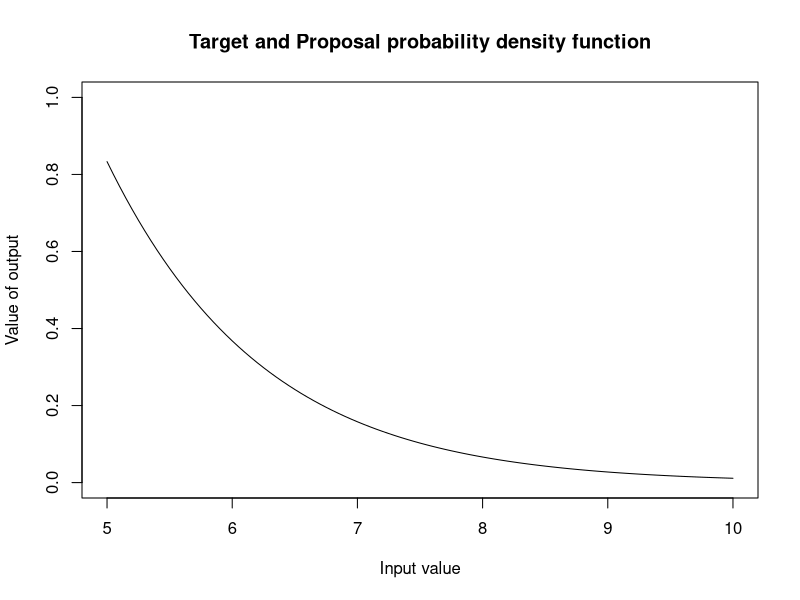
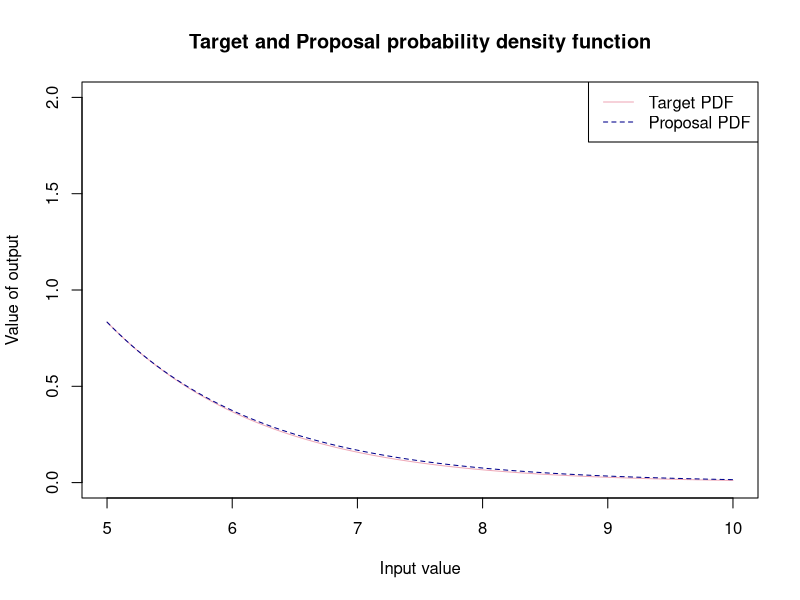

Write the R code that produced these figures, in order. (Note: this script raises an error after producing the figures.)
#-----------------------------------#
#-REJECTION SAMPLING - Gamma(2,1) --#----
#-----------------------------------#
#Defining our target pdf (density function to sample from) --------------------------
target_pdf<-function(x){
  ifelse(x >= 5, (x*exp(-x))/(6*exp(-5)), 0) # to incorporate bounds
}

target_pdf_graphical<-function(x){
   (x*exp(-x))/(6*exp(-5))  # plotting the whole function  
}

#--------------------------------#
#--EXPONENTIAL PROPOSAL----------#----
#-------------------------------#
#Defining proposal pdf number generator(density that we easily sample from to use to accept or reject)--
exp_generator<- function(x){
  y <- rexp(0.8)     # generate a sample from exponential where lambda = 1
  ifelse(y>=5,y ,0 ) # accept and return value of greater than or equal to 5
}

exp_graphical<- function(x){
  0.8*exp(-0.8*x) # plotting exponential proposal
}

# Graphing our target  and proposal probability density functions 
M <- ((5*exp(-5))/(6*exp(-5)))/(0.8*exp(-0.8*5)) # max point of both is x = 5

# PDF within bounds we consider x within (5,10)
curve(target_pdf(x), from = 5, to = 10, 
      xlab = "Input value",
      ylab = "Value of output",
      main = "Target and Proposal probability density function", col = "black", ylim = c(0,1))

# PDF compared to exp across greater range x within (0,10)
curve(target_pdf_graphical(x), from = 5, to = 10, 
      xlab = "Input value",
      ylab = "Value of output",
      main = "Target and Proposal probability density function", col = "pink2", ylim = c(0,2))

curve( M* exp_graphical(x), from = 5, to = 10,
      xlab = "Input value",
      ylab = "Output value",
      main = "Proposal probability density funtion", add= T ,col = "blue4", lty = 2)
legend("topright", legend = c("Target PDF", "Proposal PDF"), 
       col = c("pink2", "blue4"), lty = c(1, 2))

#Rejection Sampling function -----------------------------------------------------
set.seed(123)
exp_acc_rej<-function(){
  
  set.seed(123)
  n<-5000
  sample_y<-numeric(n)
  number <- 0
  count<-0
  total_sample <-numeric(0)
  
  while(count<n) {
   
    #generated sample from proposal 
    y <- exp_generator()
    #uniform comparison
    u<- runif(1,0,1)
    #number of total generated samples
    number <- number + 1
    total_sample[number] <- y
    acceptance_rate <- round((length(sample_y)/ length(total_sample))*100 , digits = 3)
    
    #accept or reject criteria
    
    if( u <= target_pdf(y)/ (M * exp_graphical(y))){
    count<- count +1
    sample_y[count]<-y
    }
  }
  number_of_samples <- length(total_sample)
  text <- "Acceptance rate:"
  percent <- "%"
  output<-paste(text,acceptance_rate,percent) #combining types to have preferred output 
  list( acceptance_rate = output, samples = sample_y, no_of_samples = number_of_samples ) #list of output from this function
}


list<- exp_acc_rej()   #creating a list of the acceptance rate and valid samples 
samples_gamma <- list$samples #creating a vector of the samples 
ac_rate <- list$acceptance_rate #acceptance rate 
no_samples <-list$no_of_samples  #number of total samples 
# Graphical display of distribution of sample and pdf ------------- -----------
# Using Histogram -------------------------------------------------------------
hist(samples_gamma, freq = FALSE,
     main = "Distribution of generated sample",
     xlab = "Sample values", ylim = c(0,2), xlim =c(5,10))
curve(target_pdf(x), add = TRUE)

# QQplot ----------------------------------------------------------------------
# We will now use a QQplot 
# Quantiles of the sample data 
sample_quantiles <- quantile(samples_gamma, probs = seq(0.1,1,0.01))
theoretical_quantiles <- qgamma(p = seq(0.1,1,0.01), shape =2 , rate =1)

plot(sample_quantiles, theoretical_quantiles, xlim = c(0,20), ylim = c(0,10),
     main = "Theortical vs sample quantiles for exp proposal",
     ylab = "Theortical quantiles",
     xlab = "Sample quantiles")

abline(a= 0, b = 1)

# Conclusion
# We can see that using en exponential(1) is very inefficient as most values are that we generate are 
# Exp(1) is very inefficient - generates many values to get sample size = 5000 
# Mean of exp = 1, mean of gamma = 2 so our QQ-plot shows mean of exp < mean of gamma 
# We can look into being more efficient 

#--------------------------------#
#--CAUCHY PROPOSAL--------------#----
#-------------------------------#
cauchy_generator<- function(x){
  y <- rcauchy(1, 5)
  ifelse(y>=5,y,0)
}

cauchy_graphical<- function(x){
  (1/pi)*(1/(1+(x-5)^2))
}

curve(cauchy_proposal_graph(x), from = 0, to =10)
rcauchy()
#Scaling factor with Cauchy proposal ------------------------------------------
M_cauchy <- ((5*exp(-5))/(6*exp(-5)))/((1/pi)*(1/(1+5^2)))

curve(target_pdf_graphical(x), from = 0, to = 10, 
      xlab = "Input value",
      ylab = "Value of output",
      main = "Target and Proposal probability density function", col = "pink2", ylim = c(0,25))
abline(v = 5)
curve( M_cauchy * cauchy_graphical(x), from = 0, to = 10,
       xlab = "Input value",
       ylab = "Output value",
       main = "Proposal probability density funtion", add= T ,col = "blue4", lty = 2)
legend("topright", legend = c("Target PDF", "Proposal PDF"), 
       col = c("pink2", "blue4"), lty = c(1, 2))

# Rejection sampling function ----------------------------------------------
set.seed(123)
rgamma_2_1_cauchy <- function(n){
  rgamma_samples <- numeric(n) # list to store accepted samples 
  total_samples <- numeric(0)  # store total sample size 
  count <- 1                  #iterate our  while loop
  pos <- 1
  # while loop that runs until we have 5000 accepted samples 
  while (count < n) {
    # random value from a uniform distribution for comparison
    u <- runif(1, 0, 1)
    # value from cauchy distribution 
    x <- cauchy_generator()
    # iterating along the list 
    pos  <- pos + 1
    total_samples[pos] <- x
    
    #number of total generated samples
    pos <- pos + 1
    total_samples[pos] <- x
    acceptance_rate <- round((length(rgamma_samples)/ length(total_samples))*100 , digits = 3)
    
    # now we can use the comparison operator to accept samples if the condition is met
    if ( u <= target_pdf(x)/(M_cauchy * cauchy_graphical(x))){
      count <- count + 1
      rgamma_samples[count] <- x
    }
    
  }
  number_of_samples <- length(total_samples)
  text <- "Acceptance rate:"
  percent <- "%"
  output<-paste(text,acceptance_rate,percent) #combining types to have preferred output 
  list( acceptance_rate = output, samples = rgamma_samples, no_of_samples = number_of_samples ) #list
}

list_cauchy <- rgamma_2_1_cauchy(5000)
gamma_samples_cauchy <- list_cauchy$samples
acc_rate_cauchy <- list_cauchy$acceptance_rate
no_samples_cauchy <- list_cauchy$no_of_samples

hist(gamma_samples_cauchy, freq = F)
curve(target_pdf(x), add = TRUE)

sample_quantiles_cauchy <- quantile(gamma_samples_cauchy, probs = seq(0.1,1,0.01))
theoretical_quantiles_cauchy <- qcauchy(p = seq(0.1,1,0.01),1,1)

plot(sample_quantiles_cauchy, theoretical_quantiles_cauchy)
abline(a= 0, b = 1)

increase_efficiency <- ((no_samples-no_samples_cauchy)/no_samples)*100

# Conclusion
# Although we have. slight improvement in efficiency, the Cauchy is still very wasteful when centered on 5
# That means we always have half of the samples being unuseable fro 5 to - infinity

#--------------------------------#
#--SHIFTED EXPONENTIAL PROPOSAL--#----
#-------------------------------#
# Now let's try a shifted exponential 
# This will be our best bet since a shifted exponential distribution has the same support as Gamma 

# Shifted exp will be centered on 5 
shift_exp_generator<- function(x){
   5 + rexp(1,0.8)     # generate a sample from exponential where lambda = 1 
}

shift_exp_graphical<- function(x){
  0.8*exp(-0.8*(x-5)) # plotting exponential proposal
}

# we still have the max value of both graphs at x = 5
function_exp <- function(x) (((x*exp(-x))/(6*exp(-5)))/(0.8*exp(-0.8*(x-5))))
shift_M <- optimize(function_exp, interval = c(5,10), maximum = T)
scaling_factor <- shift_M$objective

# PDF compared to shifted exp across greater range x within (0,10)
curve(target_pdf_graphical(x), from = 5, to = 10, 
      xlab = "Input value",
      ylab = "Value of output",
      main = "Target and Proposal probability density function", col = "pink2", ylim = c(0,2))
abline(v = 5)

curve( scaling_factor * shift_exp_graphical(x), from = 5, to = 10,
       xlab = "Input value",
       ylab = "Output value",
       main = "Proposal probability density funtion", add= T ,col = "blue4", lty = 2)
legend("topright", legend = c("Target PDF", "Proposal PDF"), 
       col = c("pink2", "blue4"), lty = c(1, 2))

#Rejection Sampling function -----------------------------------------------------
set.seed(123)
shift_exp_acc_rej<-function(){
  
  set.seed(123)
  n<-5000
  sample_y<-numeric(n)
  number <- 0
  count<-0
  total_sample <-numeric(0)
  
  while(count<n) {
    
    #generated sample from proposal 
    y <- shift_exp_generator()
    #uniform comparison
    u<- runif(1,0,1)
    #number of total generated samples
    number <- number + 1
    total_sample[number] <- y
    acceptance_rate <- round((length(sample_y)/ length(total_sample))*100 , digits = 3)
    
    #accept or reject criteria
    
    if( u <= target_pdf(y)/ (scaling_factor*(shift_exp_graphical(y)))){
      count<- count +1
      sample_y[count]<-y
    }
  }
  number_of_samples <- length(total_sample)
  text <- "Acceptance rate:"
  percent <- "%"
  output<-paste(text,acceptance_rate,percent) #combining types to have preferred output 
  list( acceptance_rate = output, samples = sample_y, no_of_samples = number_of_samples ) #list of output from this function
}


shift_list<- shift_exp_acc_rej()   #creating a list of the acceptance rate and valid samples 
shift_samples_gamma <- shift_list$samples #creating a vector of the samples 
shift_ac_rate <- shift_list$acceptance_rate #acceptance rate 
shift_no_samples <-shift_list$no_of_samples  #number of total samples 
# Graphical display of distribution of sample and pdf ------------- -----------
# Using Histogram -------------------------------------------------------------
hist(shift_samples_gamma, freq = FALSE,
     main = "Distribution of generated sample",
     xlab = "Sample values", ylim = c(0,2), xlim =c(5,10),
     breaks = 20)
curve(target_pdf(x), add = TRUE)

# QQplot ----------------------------------------------------------------------
# We will now use a QQplot 
# Quantiles of the sample data 
shift_sample_quantiles <- quantile(shift_samples_gamma, probs = seq(0.01,1,0.01))
shift_theoretical_quantiles <- qgamma(p = seq(0.01,1,0.01), shape =2 , rate =1)

plot(shift_sample_quantiles, shift_theoretical_quantiles, xlim = c(0,20), ylim = c(0,10),
     main = "Theortical vs sample quantiles for exp proposal",
     ylab = "Theortical quantiles",
     xlab = "Sample quantiles")

abline(a= 0, b = 1)
